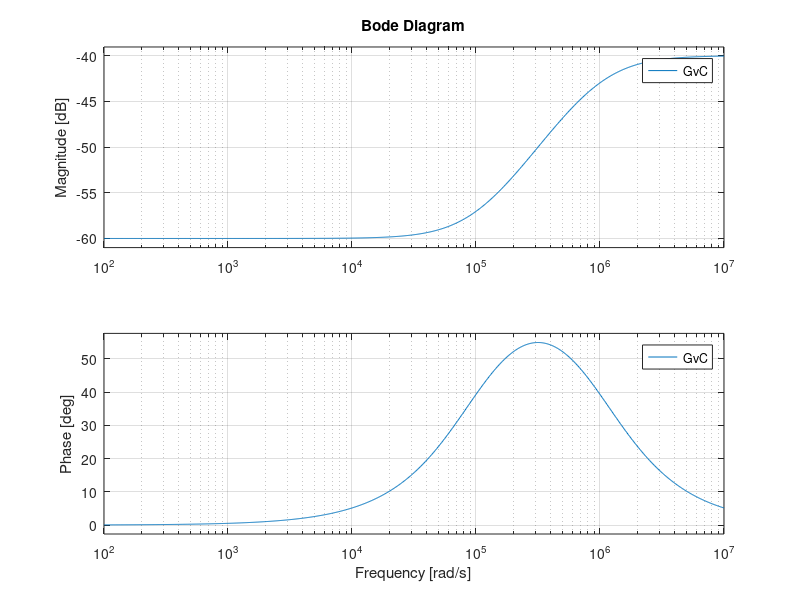

Recreate this plot in MATLAB.
%-----------------------------------------------------------------------------------------------%
% Analisis de circuitos
% FIUBA - Universidad de Buenos Aires
% González, José
%-----------------------------------------------------------------------------------------------%

close all, clear all;
format long;
format compact;

%-----------------------------------------------------------------------------------------------%
% 
%-----------------------------------------------------------------------------------------------%
pkg load control

c1 = 1e-9
r1 = 10e3

c2 = 10e-12
r2 = 100e3

c3 = 1e3
r3 = 1e-6

r4 = 10e3
c4 = 100e-9

 
s = tf('s'); # se crea una variable que luego nos ayuda a formar la
             # funcion de transferencia

  
GvC = (c1*c2*r2*r4*(r1+1/(c1*s))*(r3+1/(c3*s)))/(c2*c4*r1*r3*(r2+1/(c2*s))*(r4+1/(c4*s)))
 
bode (GvC)
